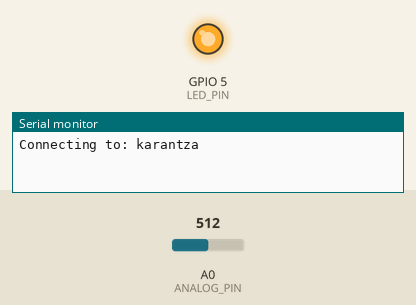
Simulated run of this sketch. Board: ESP8266 (NodeMCU). Parts: output pins drawn as LEDs (lit = HIGH), the last lines printed to the serial monitor. Inputs (shaded band) come from the test bench; at power-on: A0 (ANALOG_PIN) = 512. WiFi joins after 1.5 s; servers stay silent unless stated; uploads are accepted with an empty reply.

Above: at 0.4 s.
At 6.62 s:
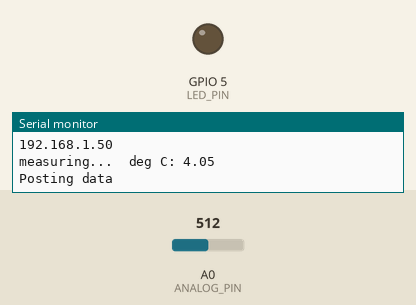
Timing chart, 0 to 8.3 s (numbered marks = the images above):
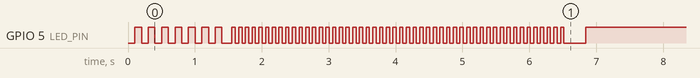

Measured:
- by itself, GPIO 5 (LED_PIN): goes 6 × (LOW 0.10 s, HIGH 0.10 s), LOW 0.15 s, 49 × (HIGH 0.05 s, LOW 0.05 s), HIGH 0.05 s, LOW 0.33 s, then HIGH

The sketch:

thermostat-micro.ino
```cpp
// Include the ESP8266 WiFi library. (Works a lot like the
// Arduino WiFi library.)
#include <ESP8266WiFi.h>
#include <ESP8266mDNS.h>

#include <Wire.h>


//////////////////////
// WiFi Definitions //
//////////////////////
const char WiFiSSID[] = "karantza";
const char WiFiPSK[] = "science!";

/////////////////////
// Pin Definitions //
/////////////////////
const int LED_PIN = 5; // Thing's onboard, green LED

const int ANALOG_PIN = A0; // The only analog pin on the Thing
const float POLL_INTERVAL = 60; // in seconds


const char hostname[] = "192.168.1.215";
const int hostport = 80;

float degreesC = 0;

WiFiClient client;

void setup()
{
  initHardware(); // Setup input/output I/O pins
  connectWiFi(); // Connect to WiFi
  digitalWrite(LED_PIN, LOW); // LED on to indicate connect success
}

void loop()
{
  gatherData();

  Serial.println("Posting data");
  postData();

  delay((int)(1000.f * POLL_INTERVAL));
}

void connectWiFi()
{
  byte ledStatus = LOW;
  Serial.println();
  Serial.println("Connecting to: " + String(WiFiSSID));
  // Set WiFi mode to station (as opposed to AP or AP_STA)
  WiFi.mode(WIFI_STA);

  // WiFI.begin([ssid], [passkey]) initiates a WiFI connection
  // to the stated [ssid], using the [passkey] as a WPA, WPA2,
  // or WEP passphrase.
  WiFi.begin(WiFiSSID, WiFiPSK);

  // Use the WiFi.status() function to check if the ESP8266
  // is connected to a WiFi network.
  while (WiFi.status() != WL_CONNECTED)
  {
    // Blink the LED
    digitalWrite(LED_PIN, ledStatus); // Write LED high/low
    ledStatus = (ledStatus == HIGH) ? LOW : HIGH;

    // Delays allow the ESP8266 to perform critical tasks
    // defined outside of the sketch. These tasks include
    // setting up, and maintaining, a WiFi connection.
    delay(100);
    // Potentially infinite loops are generally dangerous.
    // Add delays -- allowing the processor to perform other
    // tasks -- wherever possible.
  }
  Serial.println("WiFi connected");
  Serial.println("IP address: ");
  Serial.println(WiFi.localIP());
}

void initHardware()
{
  Serial.begin(9600);

  pinMode(LED_PIN, OUTPUT); // Set LED as output
  digitalWrite(LED_PIN, HIGH); // LED off

  pinMode(ANALOG_PIN, INPUT);

  Wire.begin();

}

void gatherData()
{

  float voltage, degreesF;

  // First we'll measure the voltage at the analog pin. Normally
  // we'd use analogRead(), which returns a number from 0 to 1023.
  // Here we've written a function (further down) called
  // getVoltage() that returns the true voltage (0 to 5 Volts)
  // present on an analog input pin.

  float total = 0;

  Serial.print("measuring...");
  for (int i = 0; i < 100; i++) {
    total += (float)analogRead(ANALOG_PIN);
    digitalWrite(LED_PIN, i % 2);
    delay(50);
  }
  digitalWrite(LED_PIN, HIGH);

  voltage = getVoltage(total * .01);

  // .750 v @ 25C, .01v/C = 0.5v @ 0C
  degreesC = (voltage - 0.5) * 100.0;

  degreesF = degreesC * (9.0/5.0) + 32.0;

  Serial.print("  deg C: ");
  Serial.print(degreesC);

  Serial.println();
}

float getVoltage(float value)
{
 // 0-1023 = 0-1 because it's a 1v max

  return (value / 1023.0) + 0.04;
}

int postData()
{
  // LED turns on when we enter, it'll go off when we
  // successfully post.
  digitalWrite(LED_PIN, LOW);


  if (client.connect(hostname, hostport)) {
    // we are connected to the host!

    Serial.println("[Sending a request]");

    client.print(String("GET /set?temp=") + String(degreesC) + " HTTP/1.1\r\n" +
             "Host: " + hostname + "\r\n" +
             "Connection: close\r\n" +
             "\r\n"
            );

    Serial.println("[Response:]");

    while (client.connected()) {
      if (client.available()) {
        String line = client.readStringUntil('\n');
        Serial.println(line);
      }
    }

    client.stop();
    Serial.println("\n[Disconnected]");

  } else {
    // connection failure
    Serial.print("connection to ");
    Serial.print(hostname);
    Serial.println(" failed.");
  }


  // Before we exit, turn the LED off.
  digitalWrite(LED_PIN, HIGH);

  return 1; // Return success
}
```
